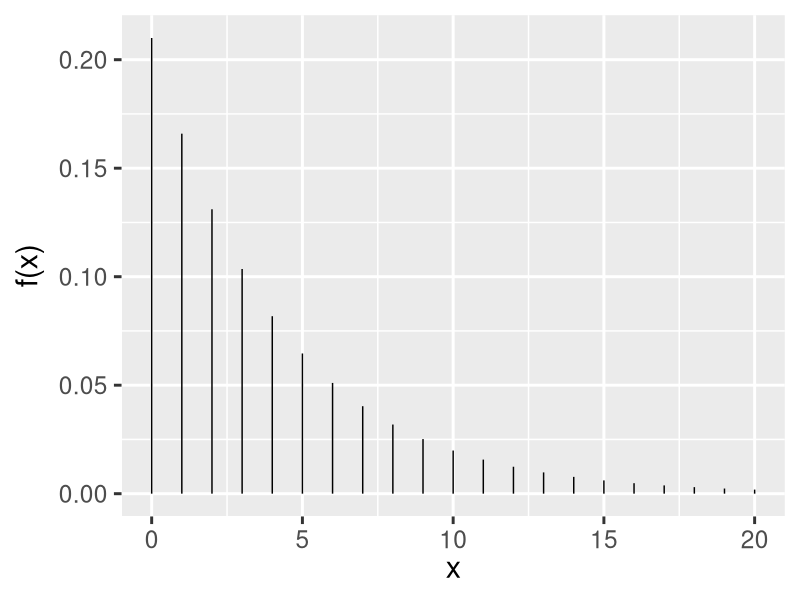

Generate this figure with R:
## ---- chunk 1
dgeom(x = 2, prob = 0.21)
## ---- chunk 2
library(tidyverse)
theme_set(theme_gray(base_size = 22))

x <- seq(0,20)
y <- dgeom(x, 0.21)

data <- data.frame(x = x,
                   y = y)

data %>% 
  ggplot() +
  aes(x = x, y = y) +
  geom_segment(data = data, 
               aes(x = x, y = 0, 
                   xend = x, yend = y)) +
  labs(x = expression(paste("x")),
       y = expression(paste("f(x)")))

## ---- chunk 3
pgeom(q = 2, prob = 0.21)
